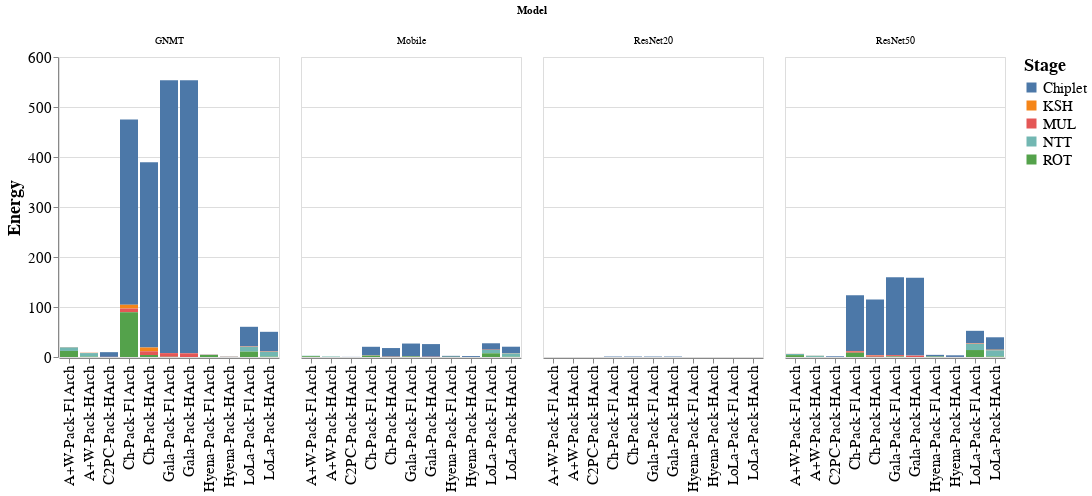

The notebook cell this image was saved under:
### Code cell
temp_dd = []
SCALE = 1e9

for cnn_name, data in [("ResNet50",data_resnet), ("Mobile",data_mobile), ("GNMT",data_gnmt),("ResNet20",data_resnet20)]:
# for data in [data_resnet]:
    # Calls
    structs = ['Chiplet', 'KSH', 'MUL', 'NTT', 'ROT']
    # structs = ['KSH', 'MUL', 'NTT']

    for model in data:
        if 'ngraph' in model[0]:
            continue
        if 'plus' in model[0]:
            continue
#         if 'hyena' not in model[0] and 'epic' not in model[0]:
#             continue
        for layer in data[model]:
#             if 'Residual' not in layer:
#                 continue
            for s in structs:
                for metric,vals in data[model][layer][s].items():
                    if metric in master_energy:
                            temp_dd.append([cnn_name, replace_strings["_".join(model[:-1])], data[model][layer]['Layer'], s, metric, vals*master_energy[metric]/SCALE])

df_dd = pd.DataFrame(temp_dd, columns=['Model', 'Config', 'Layer', 'Stage', 'Metric', "Energy"])
# df_l = df_temp[df_temp['Layer'] == 'CONV 2 1 2']
# df_l = df_temp[df_temp['Layer'] == 'CONV 2 1 Residual']
dd = df_dd.groupby(['Model', 'Config','Stage']).sum().reset_index()


alt.Chart(dd).mark_bar().encode(
    x=alt.X('Config', axis=alt.Axis(title=None), sort="ascending"),
    y=alt.Y('Energy'),
    color='Stage',
    column=alt.Column('Model')
).configure_axis(
    labelFontSize=15,
    titleFontSize=18
).configure_legend(
    labelFontSize=15,
    titleFontSize=18
).display()

print(df_dd.groupby(['Model', 'Config']).sum().reset_index())

### Figure 1 — Vega-Lite specification as saved in the notebook (floating-point values rounded to 4 significant figures; data arrays with more than 128 entries replaced by an {"elided": "..."} marker saying what was removed)
{"config": {"view": {"continuousWidth": 400, "continuousHeight": 300}, "axis": {"labelFontSize": 15, "titleFontSize": 18}, "legend": {"labelFontSize": 15, "titleFontSize": 18}}, "data": {"name": "data-ffe32fbcd112878985049019a208ee91"}, "mark": "bar", "encoding": {"color": {"field": "Stage", "type": "nominal"}, "column": {"field": "Model", "type": "nominal"}, "x": {"axis": {"title": null}, "field": "Config", "sort": "ascending", "type": "nominal"}, "y": {"field": "Energy", "type": "quantitative"}}, "$schema": "https://vega.github.io/schema/vega-lite/v4.17.0.json", "datasets": {"data-ffe32fbcd112878985049019a208ee91": {"elided": "220 records"}}}
